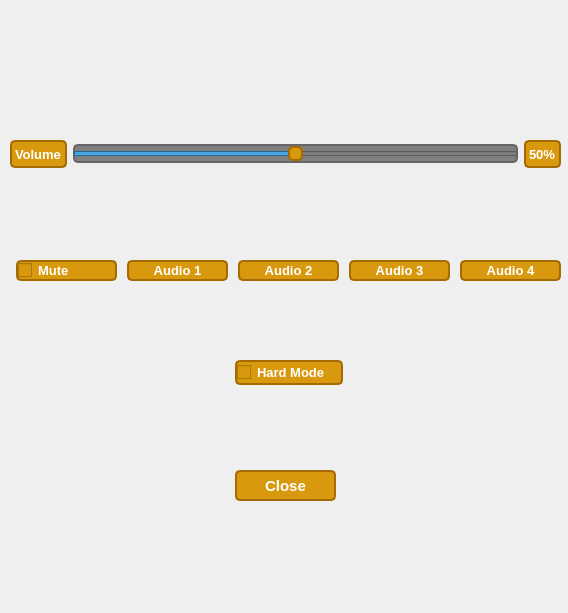
<?xml version="1.0" encoding="UTF-8"?>
<ui version="4.0">
 <class>OptionsWindow</class>
 <widget class="QMainWindow" name="OptionsWindow">
  <property name="geometry">
   <rect>
    <x>0</x>
    <y>0</y>
    <width>568</width>
    <height>613</height>
   </rect>
  </property>
  <property name="maximumSize">
   <size>
    <width>568</width>
    <height>613</height>
   </size>
  </property>
  <property name="windowTitle">
   <string>Options</string>
  </property>
  <property name="styleSheet">
   <string notr="true">QSlider{
color: black;
}</string>
  </property>
  <widget class="QWidget" name="centralwidget">
   <widget class="QPushButton" name="close">
    <property name="geometry">
     <rect>
      <x>235</x>
      <y>470</y>
      <width>101</width>
      <height>31</height>
     </rect>
    </property>
    <property name="font">
     <font>
      <pointsize>11</pointsize>
      <bold>true</bold>
     </font>
    </property>
    <property name="styleSheet">
     <string notr="true">QPushButton {
	color: white;
    background-color: #d9990f;
    border: 2px solid #a36b02;
    border-radius: 5px;
}
QPushButton:hover {
    background-color: #e6c41c; 
  border: 2px solid #a38802;
}
QPushButton:pressed {
    background-color:#c7a20c; 
    border: 2px solid #997603;
}
</string>
    </property>
    <property name="text">
     <string>Close</string>
    </property>
   </widget>
   <widget class="QWidget" name="layoutWidget">
    <property name="geometry">
     <rect>
      <x>10</x>
      <y>140</y>
      <width>551</width>
      <height>28</height>
     </rect>
    </property>
    <layout class="QHBoxLayout" name="horizontalLayout_2">
     <item>
      <widget class="QLabel" name="label">
       <property name="font">
        <font>
         <pointsize>10</pointsize>
         <bold>true</bold>
        </font>
       </property>
       <property name="styleSheet">
        <string notr="true">QLabel {
	color: white;
    background-color: #d9990f;
    border: 2px solid #a36b02;
    border-radius: 5px;
}</string>
       </property>
       <property name="text">
        <string>Volume</string>
       </property>
      </widget>
     </item>
     <item>
      <widget class="QSlider" name="volumeslider">
       <property name="styleSheet">
        <string notr="true">QSlider{
background: gray;
	color: white;
    background-color: gray;
    border: 2px solid rgb(102, 102, 102);
    border-radius: 5px;
}

QSlider::handle{
    background-color: #d9990f;
    border: 2px solid #a36b02;
    border-radius: 5px;
}</string>
       </property>
       <property name="maximum">
        <number>100</number>
       </property>
       <property name="value">
        <number>50</number>
       </property>
       <property name="orientation">
        <enum>Qt::Orientation::Horizontal</enum>
       </property>
      </widget>
     </item>
     <item>
      <widget class="QLabel" name="volumepercentage">
       <property name="font">
        <font>
         <pointsize>10</pointsize>
         <bold>true</bold>
        </font>
       </property>
       <property name="styleSheet">
        <string notr="true">QLabel {
	color: white;
    background-color: #d9990f;
    border: 2px solid #a36b02;
    border-radius: 5px;
}</string>
       </property>
       <property name="text">
        <string>50%</string>
       </property>
      </widget>
     </item>
    </layout>
   </widget>
   <widget class="QLabel" name="label_2">
    <property name="geometry">
     <rect>
      <x>0</x>
      <y>0</y>
      <width>568</width>
      <height>613</height>
     </rect>
    </property>
    <property name="text">
     <string/>
    </property>
    <property name="pixmap">
     <pixmap resource="Resources.qrc">:/Graphics/compassmap.png</pixmap>
    </property>
   </widget>
   <widget class="QLabel" name="label_3">
    <property name="geometry">
     <rect>
      <x>180</x>
      <y>30</y>
      <width>231</width>
      <height>81</height>
     </rect>
    </property>
    <property name="text">
     <string/>
    </property>
    <property name="pixmap">
     <pixmap resource="Resources.qrc">:/Graphics/optionsorange.png</pixmap>
    </property>
   </widget>
   <widget class="QCheckBox" name="mute">
    <property name="geometry">
     <rect>
      <x>16</x>
      <y>260</y>
      <width>101</width>
      <height>21</height>
     </rect>
    </property>
    <property name="font">
     <font>
      <pointsize>10</pointsize>
      <bold>true</bold>
     </font>
    </property>
    <property name="styleSheet">
     <string notr="true">QCheckBox{
	color: white;
    background-color: #d9990f;
    border: 2px solid #a36b02;
    border-radius: 5px;
}
</string>
    </property>
    <property name="text">
     <string>Mute</string>
    </property>
   </widget>
   <widget class="QPushButton" name="audio1">
    <property name="geometry">
     <rect>
      <x>127</x>
      <y>260</y>
      <width>101</width>
      <height>21</height>
     </rect>
    </property>
    <property name="font">
     <font>
      <pointsize>10</pointsize>
      <bold>true</bold>
     </font>
    </property>
    <property name="styleSheet">
     <string notr="true">QPushButton {
	color: white;
    background-color: #d9990f;
    border: 2px solid #a36b02;
    border-radius: 5px;
}
QPushButton:hover {
    background-color: #e6c41c; 
  border: 2px solid #a38802;
}
QPushButton:pressed {
    background-color:#c7a20c; 
    border: 2px solid #997603;
}
</string>
    </property>
    <property name="text">
     <string>Audio 1</string>
    </property>
   </widget>
   <widget class="QPushButton" name="audio2">
    <property name="geometry">
     <rect>
      <x>238</x>
      <y>260</y>
      <width>101</width>
      <height>21</height>
     </rect>
    </property>
    <property name="font">
     <font>
      <pointsize>10</pointsize>
      <bold>true</bold>
     </font>
    </property>
    <property name="styleSheet">
     <string notr="true">QPushButton {
	color: white;
    background-color: #d9990f;
    border: 2px solid #a36b02;
    border-radius: 5px;
}
QPushButton:hover {
    background-color: #e6c41c; 
  border: 2px solid #a38802;
}
QPushButton:pressed {
    background-color:#c7a20c; 
    border: 2px solid #997603;
}
</string>
    </property>
    <property name="text">
     <string>Audio 2</string>
    </property>
   </widget>
   <widget class="QPushButton" name="audio3">
    <property name="geometry">
     <rect>
      <x>349</x>
      <y>260</y>
      <width>101</width>
      <height>21</height>
     </rect>
    </property>
    <property name="font">
     <font>
      <pointsize>10</pointsize>
      <bold>true</bold>
     </font>
    </property>
    <property name="styleSheet">
     <string notr="true">QPushButton {
	color: white;
    background-color: #d9990f;
    border: 2px solid #a36b02;
    border-radius: 5px;
}
QPushButton:hover {
    background-color: #e6c41c; 
  border: 2px solid #a38802;
}
QPushButton:pressed {
    background-color:#c7a20c; 
    border: 2px solid #997603;
}
</string>
    </property>
    <property name="text">
     <string>Audio 3</string>
    </property>
   </widget>
   <widget class="QPushButton" name="audio4">
    <property name="geometry">
     <rect>
      <x>460</x>
      <y>260</y>
      <width>101</width>
      <height>21</height>
     </rect>
    </property>
    <property name="font">
     <font>
      <pointsize>10</pointsize>
      <bold>true</bold>
     </font>
    </property>
    <property name="styleSheet">
     <string notr="true">QPushButton {
	color: white;
    background-color: #d9990f;
    border: 2px solid #a36b02;
    border-radius: 5px;
}
QPushButton:hover {
    background-color: #e6c41c; 
  border: 2px solid #a38802;
}
QPushButton:pressed {
    background-color:#c7a20c; 
    border: 2px solid #997603;
}
</string>
    </property>
    <property name="text">
     <string>Audio 4</string>
    </property>
   </widget>
   <widget class="QCheckBox" name="hard">
    <property name="geometry">
     <rect>
      <x>235</x>
      <y>360</y>
      <width>108</width>
      <height>25</height>
     </rect>
    </property>
    <property name="font">
     <font>
      <pointsize>10</pointsize>
      <bold>true</bold>
     </font>
    </property>
    <property name="styleSheet">
     <string notr="true">QCheckBox{
	color: white;
    background-color: #d9990f;
    border: 2px solid #a36b02;
    border-radius: 5px;
}
</string>
    </property>
    <property name="text">
     <string>Hard Mode</string>
    </property>
    <property name="checked">
     <bool>false</bool>
    </property>
   </widget>
   <zorder>label_2</zorder>
   <zorder>close</zorder>
   <zorder>layoutWidget</zorder>
   <zorder>label_3</zorder>
   <zorder>mute</zorder>
   <zorder>audio1</zorder>
   <zorder>audio2</zorder>
   <zorder>audio3</zorder>
   <zorder>audio4</zorder>
   <zorder>hard</zorder>
  </widget>
  <widget class="QMenuBar" name="menubar">
   <property name="geometry">
    <rect>
     <x>0</x>
     <y>0</y>
     <width>568</width>
     <height>22</height>
    </rect>
   </property>
  </widget>
 </widget>
 <resources>
  <include location="Resources.qrc"/>
 </resources>
 <connections/>
</ui>
